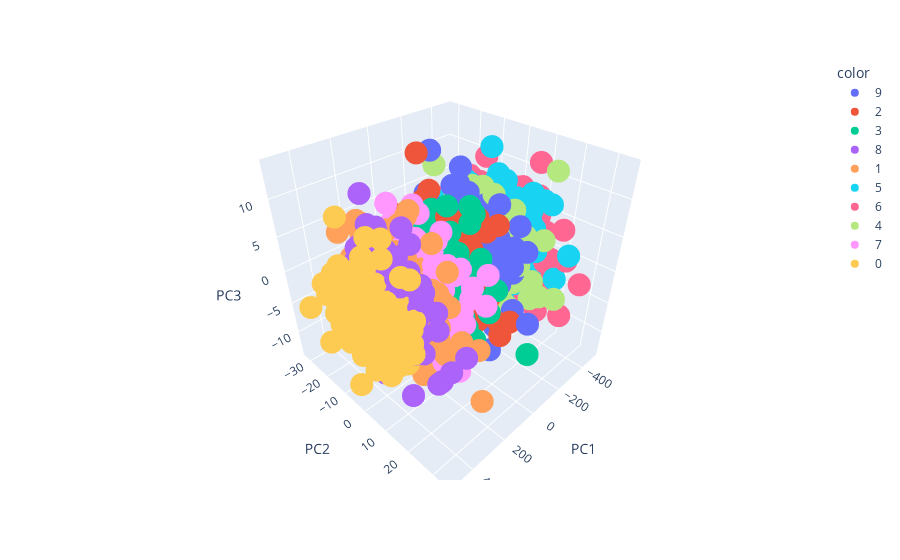

Notebook source saved alongside this figure:
### Code cell
%matplotlib notebook
%pip install plotly
!pip install --upgrade nbformat

from sklearn.decomposition import PCA
from mpl_toolkits.mplot3d import Axes3D
import matplotlib.pyplot as plt

pca = PCA(n_components=3)
organs = pd.get_dummies(organs)
pca_result = pca.fit_transform(organs)

import plotly.express as px

fig = px.scatter_3d(
    pca_result, x=0, y=1, z=2, color=clusters,
    labels={'0': 'PC1', '1': 'PC2', '2': 'PC3'}
)

fig.show()
